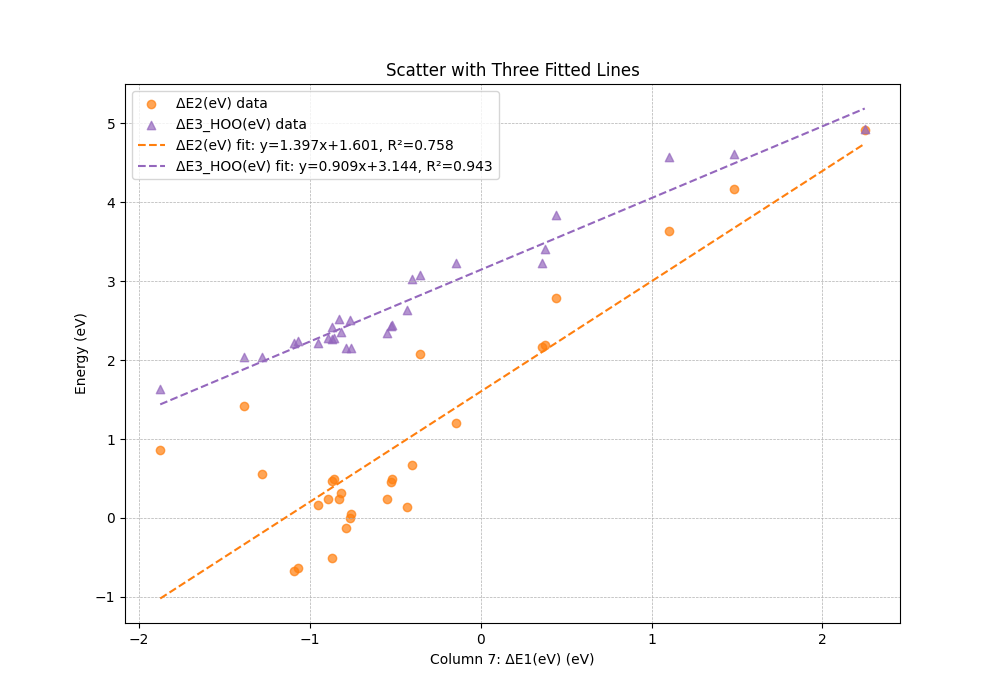

Recreate this plot in Python.
import os
from pathlib import Path

import matplotlib.pyplot as plt
import numpy as np
import pandas as pd
from plot_config import CONFIG


def load_with_dynamic_columns(file_path):
    # Build column names to capture extra fields beyond the header.
    with open(file_path, 'r', encoding='utf-8') as f:
        lines = f.readlines()
    header_fields = lines[0].split()
    max_len = max(len(line.split()) for line in lines)
    column_names = header_fields + [f'extra_{i}' for i in range(len(header_fields), max_len)]

    df = pd.read_csv(
        file_path,
        sep=r'\s+',
        header=0,
        names=column_names,
        engine='python',
        skiprows=[1],
    )
    return df


def plot_three_lines(file_path, output_dir=None):
    """
    Reads data, filters, and plots scatter + two fitted lines (with R²) on one chart.
    - x axis: column 7 (1-based) -> index 6
    - y axes: columns 8, 9 (1-based) -> indices 7, 8
    - Lines: fit y8 vs x and y9 vs x; report R² for each.
    """
    df = load_with_dynamic_columns(file_path)

    # Filter by 13th column (index 12) between 2.0 and 4.0
    filter_col_idx = 12
    if filter_col_idx >= len(df.columns):
        print(f"Not enough columns in {file_path} for filtering. Found {len(df.columns)} columns.")
        return
    filter_col = df.columns[filter_col_idx]
    df[filter_col] = pd.to_numeric(df[filter_col], errors='coerce')
    df = df[(df[filter_col] >= 2.0) & (df[filter_col] <= 4.0)].copy()
    if df.empty:
        print("No data remained after filtering; nothing to plot.")
        return

    x_col_idx, y1_idx, y2_idx = 6, 7, 8
    if max(x_col_idx, y1_idx, y2_idx) >= len(df.columns):
        print(f"Not enough columns in {file_path}. Found {len(df.columns)} columns.")
        return

    x_col = df.columns[x_col_idx]
    y1_col = df.columns[y1_idx]
    y2_col = df.columns[y2_idx]

    df[x_col] = pd.to_numeric(df[x_col], errors='coerce')
    df[y1_col] = pd.to_numeric(df[y1_col], errors='coerce')
    df[y2_col] = pd.to_numeric(df[y2_col], errors='coerce')

    df.dropna(subset=[x_col, y1_col, y2_col], inplace=True)
    if df.empty:
        print("No valid data to plot after cleaning.")
        return

    x = df[x_col]
    y1 = df[y1_col]
    y2 = df[y2_col]

    # Fit lines and compute R²
    def fit_line_and_r2(x_vals, y_vals):
        m, b = np.polyfit(x_vals, y_vals, 1)
        y_pred = m * x_vals + b
        ss_res = np.sum((y_vals - y_pred) ** 2)
        ss_tot = np.sum((y_vals - np.mean(y_vals)) ** 2)
        r2 = 1 - ss_res / ss_tot if ss_tot != 0 else float('nan')
        return m, b, r2

    m1, b1, r2_1 = fit_line_and_r2(x, y1)
    m2, b2, r2_2 = fit_line_and_r2(x, y2)

    x_min, x_max = x.min(), x.max()
    x_range = np.linspace(x_min, x_max, 100)

    cfg = CONFIG.get("plot32", {})
    colors = cfg.get("colors", {"y1": "tab:orange", "y2": "tab:purple"})

    plt.figure(figsize=cfg.get("figsize", (10, 7)))
    scatter_alpha = cfg.get("scatter_alpha", 0.7)
    plt.scatter(x, y1, alpha=scatter_alpha, color=colors["y1"], label=f'{y1_col} data')
    plt.scatter(x, y2, alpha=scatter_alpha, marker='^', color=colors["y2"], label=f'{y2_col} data')

    line_style = cfg.get("line_style", "--")
    plt.plot(x_range, m1 * x_range + b1, color=colors["y1"], linestyle=line_style,
             label=f'{y1_col} fit: y={m1:.3f}x+{b1:.3f}, R²={r2_1:.3f}')
    plt.plot(x_range, m2 * x_range + b2, color=colors["y2"], linestyle=line_style,
             label=f'{y2_col} fit: y={m2:.3f}x+{b2:.3f}, R²={r2_2:.3f}')

    plt.xlabel(f'Column 7: {x_col} (eV)')
    plt.ylabel(cfg.get("ylabel", "Energy (eV)"))
    plt.title(cfg.get("title", "Scatter with Two Fitted Lines"))
    grid_cfg = cfg.get("grid", {"linestyle": "--", "linewidth": 0.5, "which": "both"})
    plt.grid(True, **grid_cfg)
    plt.legend()

    target_dir = Path(output_dir) if output_dir else Path(".")
    os.makedirs(target_dir, exist_ok=True)
    out_path = target_dir / "plot_32.png"
    plt.savefig(out_path)
    print(f"Saved plot to {out_path}")


if __name__ == "__main__":
    DATA_FILE = 'c:\\Users\\yingkaiwu\\Desktop\\single-atom\\volcano\\pbe-d3.dat'
    plot_three_lines(DATA_FILE)
